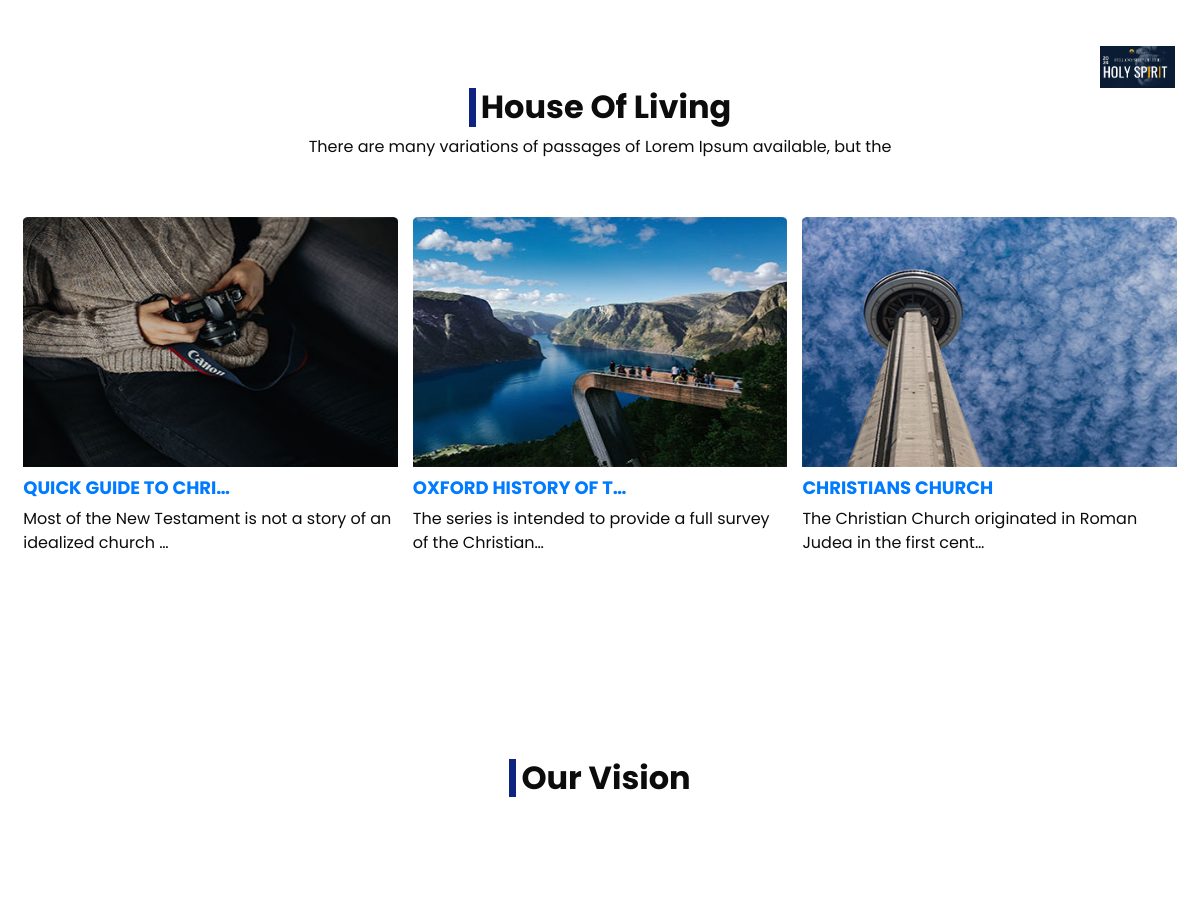
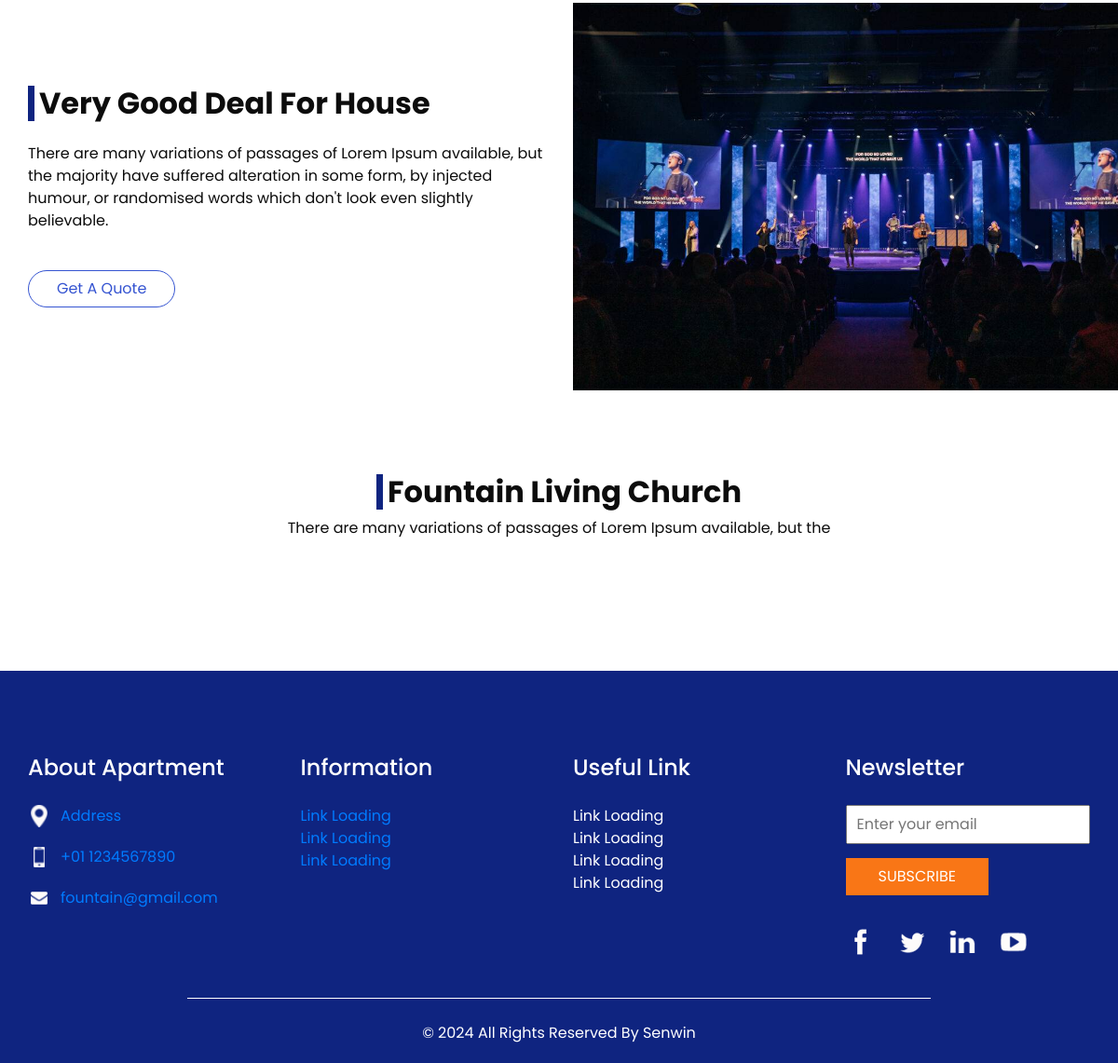
Before: / (lower part) with the older database file (2 pictures, top to bottom).
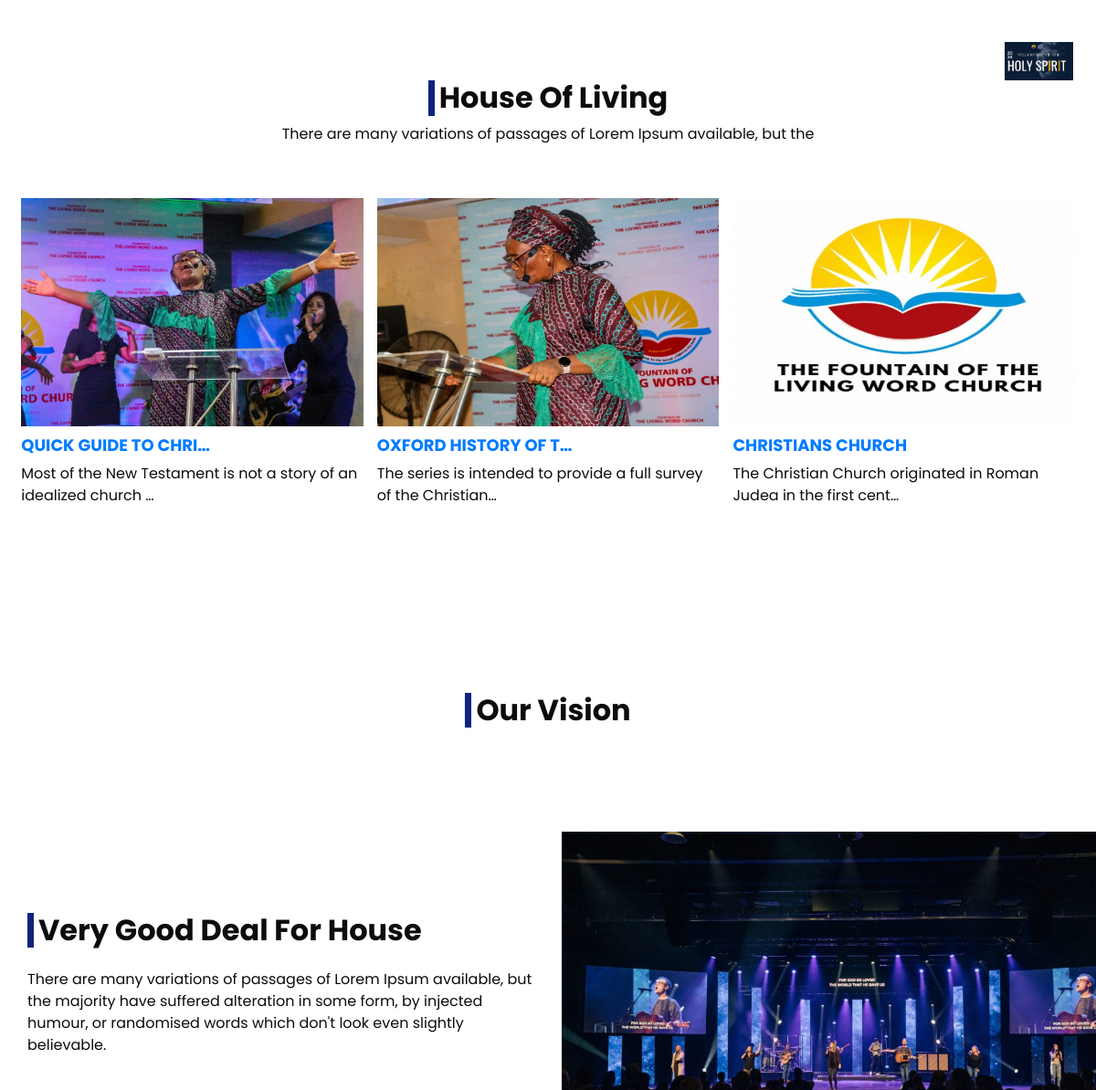
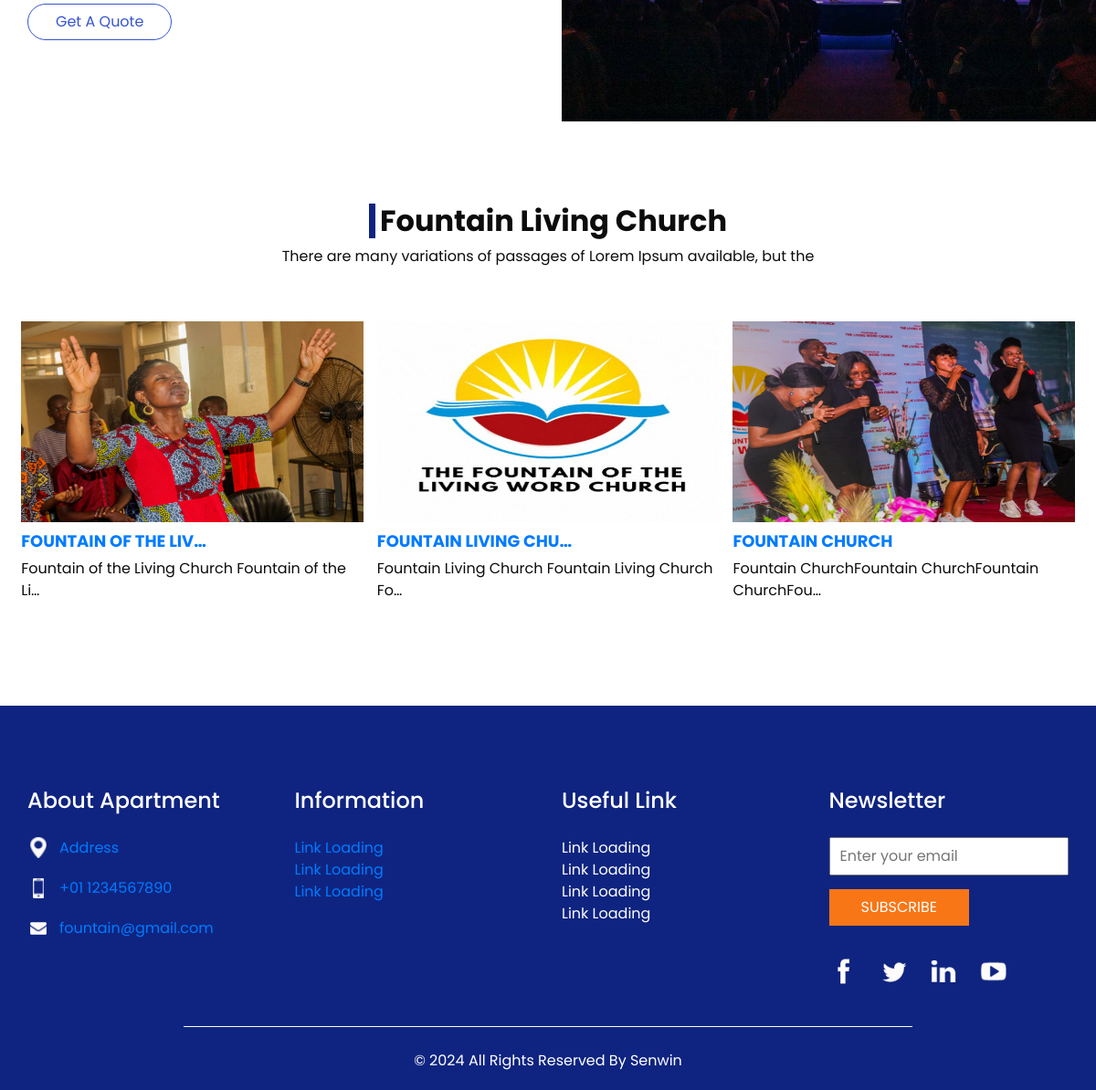
After: the same page with the newer database file (2 pictures, top to bottom).
### fountain/models.py (models this page shows, shortened)
class ChurchActivityModel (models.Model):
    title = models.CharField(max_length=250)
    content = models.TextField()
    img = models.ImageField(upload_to='images/')
    publish_date = models.DateTimeField(auto_now_add=True)
    slug = models.SlugField(max_length=250)
    author = models.ForeignKey(User, on_delete=models.CASCADE)
    class Meta:
        ordering =['-publish_date']

class SecondChurchActivityModel (models.Model):
    title = models.CharField(max_length=250)
    content = models.TextField()
    img = models.ImageField(upload_to='images/')
    publish_date = models.DateTimeField(auto_now_add=True)
    slug = models.SlugField(max_length=250)
    author = models.ForeignKey(User, on_delete=models.CASCADE)
    class Meta:
        ordering =['-publish_date']

### fountain/views.py (the view)
# urls.py: path('', HomeView.as_view(), name="home"),
class HomeView(ListView):
    model = ChurchActivityModel
    template_name = 'fountain/home.html'
    def get_context_data(self, **kwargs):
        context = super().get_context_data(**kwargs)
        context['second_constructions'] = SecondChurchActivityModel.objects.all()
        return context

### templates/fountain/home.html (shortened to what this page needs)
{% extends "base.html" %}
{% load static %}
{% block content %}
  <section class="about_section layout_padding-bottom">
    <div class="square-box">
      <img src="{% static 'images/holy.jpg' %}" alt="">
    </div>
  </section>
  <section class="sale_section layout_padding-bottom">
    <div class="container-fluid">
      <div class="heading_container">
        <h2>
          House Of Living
        </h2>
        <p>
          There are many variations of passages of Lorem Ipsum available, but the
        </p>
      </div>
      <div class="sale_container">
        {% for post in object_list %}
        <div class="box">
          <div class="img-box">
            <a href="{% url 'detail' post.pk %}">
            {% if post.img %}
            <img src="{{ post.img.url }}"height="250px" alt="">
            {% endif %}
            </a>
          </div>
          <a href="{% url 'detail' post.pk %}">
          <div class="detail-box">
            <h6>{{ post.title|truncatechars:20}}</h6>
          </a>
            <p>{{ post.content|truncatechars:65 }}</p>
          </div>
        </div>
        {% endfor %}
  </section>
  <section class="price_section layout_padding">
    <div class="container">
      <div class="heading_container">
        <h2>Our Vision </h2>
      </div>
    </section>
  <section class="deal_section layout_padding-bottom">
    <div class="container">
      <div class="row">
        <div class="col-md-6">
          <div class="detail-box">
            <div class="heading_container">
              <h2>
                Very Good Deal For House
              </h2>
            </div>
            <p>
              There are many variations of passages of Lorem Ipsum available, but the majority have suffered alteration
              in
              some form, by injected humour, or randomised words which don't look even slightly believable.
            </p>
            <a href="">
              Get A Quote
            </a>
          </div>
        </div>
        <div class="col-md-6">
          <div class="img-box">
            <div class="box b1">
              <img src="{% static 'images/hero-bg.jpg' %}" alt="">
            </div>
          </div>
        </div>
      </div>
    </div>
  </section>
   <section class="sale_section layout_padding-bottom">
    <div class="container-fluid">
      <div class="heading_container">
        <h2>
          Fountain Living Church
        </h2>
        <p>
          There are many variations of passages of Lorem Ipsum available, but the
        </p>
      </div>
      <div class="sale_container">
        {% for second_construction in second_constructions %}
        <div class="box">
          <div class="img-box">
            <a href="">
            {% if second_construction.img %}
            <img src="{{ second_construction.img.url }}"height="220px" alt="">
            {% endif %}
            </a>
          </div>
          <div class="detail-box">
            <a href="">
            <h6>{{ second_construction.title|truncatechars:20}}</h6>
            </a>
            <p>{{ second_construction.content|truncatechars:49 }}</p>
          </div>
        </div>
        {% endfor %}
    </div>
  </section>
{% endblock %}

### templates/base.html (shortened to what this page needs)
{% load static %}
<html>
<head>
  <link rel="stylesheet" type="text/css" href="{% static 'css/bootstrap.css' %}" />
  <link href="{% static 'css/style.css' %}" rel="stylesheet" />
  <link href="{% static 'css/responsive.css' %}" rel="stylesheet" />
</head>
<body>
            {% block content %}
             {% endblock %}
  <section class="info_section ">
    <div class="container">
      <div class="row">
        <div class="col-md-3">
          <div class="info_contact">
            <h5>
              About Apartment
            </h5>
            <div>
              <div class="img-box">
                <img src="{% static 'images/location.png' %}" width="18px" alt="">
              </div>
              <a href="">
              <p>
                Address
              </p>
            </a>
            </div>
            <div>
              <div class="img-box">
                <img src="{% static 'images/phone.png' %}" width="12px" alt="">
              </div>
              <a href="">
              <p>
                +01 1234567890
              </p>
            </a>
            </div>
            <div>
              <div class="img-box">
                <img src="{% static 'images/mail.png' %}" width="18px" alt="">
              </div>
              <a href="">
              <p>
                fountain@gmail.com
              </p>
            </a>
            </div>
          </div>
        </div>
        <div class="col-md-3">
          <div class="info_info">
            <h5>
              Information
            </h5>
            <a href="">
              Link Loading
            </a>
          </div>
          <a href="">
            Link Loading
          </a>
          <div>
            <a href="">
              Link Loading
            </a>
          </div>
        </div>
        <div class="col-md-3">
          <div class="info_links">
            <h5>
              Useful Link
            </h5>
            <ul>
              <li>
                <a href="">
                  Link Loading
                </a>
              </li>
              <li>
                <a href="">
                  Link Loading
                </a>
              </li>
              <li>
                <a href="">
                  Link Loading
                </a>
              </li>
              <li>
                <a href="">
                  Link Loading
                </a>
              </li>
            </ul>
          </div>
        </div>
        <div class="col-md-3">
          <div class="info_form ">
            <h5>
              Newsletter
            </h5>
            <form action="">
              <input type="email" placeholder="Enter your email">
              <button>
                Subscribe
              </button>
            </form>
            <div class="social_box">
              <a href="">
                <img src="{% static 'images/fb.png' %}" alt="">
              </a>
              <a href="">
                <img src="{% static 'images/twitter.png' %}" alt="">
              </a>
              <a href="">
                <img src="{% static 'images/linkedin.png' %}" alt="">
              </a>
              <a href="">
                <img src="{% static 'images/youtube.png' %}" alt="">
              </a>
            </div>
          </div>
        </div>
      </div>
    </div>
  </section>
  <section class="container-fluid footer_section ">
    <div class="container">
      <p>
        &copy; <span id="displayYear"></span> All Rights Reserved By
        <a href="https://udsen.pythonanywhere.com/">Senwin</a>
      </p>
    </div>
  </section>
</body>
</html>

### static/css/style.css (style rules this page uses)
body { font-family: 'Poppins', sans-serif; color: #0c0c0c; background-color: #ffffff; }
.layout_padding { padding-top: 90px; padding-bottom: 90px; }
.layout_padding-bottom { padding-bottom: 90px; }
.heading_container { display: -webkit-box; display: -ms-flexbox; display: flex; -webkit-box-orient: vertical; -webkit-box-direction: normal; -ms-flex-direction: column; flex-direction: column; }
.heading_container h2 { padding-left: 5px; position: relative; border-left: 7px solid #0f2480; font-weight: bold; }
a, a:hover, a:focus { text-decoration: none; }
.about_section { position: relative; padding-top: 75px; }
.about_section .square-box { position: absolute; right: 25px; bottom: 0; width: 75px; }
.about_section .square-box img { width: 100%; }
.sale_section .heading_container { -webkit-box-align: center; -ms-flex-align: center; align-items: center; margin-bottom: 35px; }
.sale_section .sale_container { display: -webkit-box; display: -ms-flexbox; display: flex; -webkit-box-pack: center; -ms-flex-pack: center; justify-content: center; -ms-flex-wrap: wrap; flex-wrap: wrap; }
.sale_section .sale_container .box { -ms-flex-preferred-size: 32%; flex-basis: 32%; margin: .65%; }
.sale_section .sale_container .box .img-box img { width: 100%; }
.sale_section .sale_container .box .detail-box { margin-top: 10px; }
.sale_section .sale_container .box .detail-box h6 { text-transform: uppercase; font-weight: bold; font-size: 18px; }
.price_section .heading_container { -webkit-box-align: center; -ms-flex-align: center; align-items: center; }
.deal_section { overflow-x: hidden; }
.deal_section .row { -webkit-box-align: center; -ms-flex-align: center; align-items: center; }
.deal_section .detail-box p { margin-top: 15px; }
.deal_section .detail-box a { display: inline-block; padding: 7px 30px; background-color: transparent; color: #3554d1; -webkit-transition: all 0.3s; transition: all 0.3s; border: 1px solid #3554d1; border-radius: 25px; margin-top: 25px; }
.deal_section .img-box { display: -webkit-box; display: -ms-flexbox; display: flex; -webkit-box-align: center; -ms-flex-align: center; align-items: center; width: 115%; }
.deal_section .img-box .box.b1 { margin-right: 15px; }
.deal_section .img-box img { max-width: 100%; }
.info_section { background-color: #0f2480; color: #ffffff; padding: 90px 0 45px 0; }
.info_section h5 { margin-bottom: 25px; font-size: 24px; }
.info_section .info_links ul { padding: 0; }
.info_section .info_links ul li { list-style-type: none; }
.info_section .info_links ul li a { color: #ffffff; }
.info_section .info_contact .img-box { width: 35px; display: -webkit-box; display: -ms-flexbox; display: flex; -webkit-box-pack: center; -ms-flex-pack: center; justify-content: center; }
.info_section .info_contact p { margin: 0; }
.info_section .info_contact > div { display: -webkit-box; display: -ms-flexbox; display: flex; -webkit-box-align: center; -ms-flex-align: center; align-items: center; margin: 20px 0; }
.info_section .info_contact > div img { height: auto; margin-right: 12px; }
.info_section .info_form form input { outline: none; width: 100%; padding: 7px 10px; }
.info_section .info_form form button { padding: 8px 35px; outline: none; border: none; color: #ffffff; background: #f97616; margin-top: 15px; text-transform: uppercase; }
.info_section .info_form .social_box { margin-top: 35px; width: 100%; display: -webkit-box; display: -ms-flexbox; display: flex; }
.info_section .info_form .social_box a { margin-right: 25px; }
.footer_section { background-color: #0f2480; }
.footer_section p { border-top: 1px solid #ffffff; color: #ffffff; margin: 0; width: 70%; padding: 25px 0 20px 0; margin: 0 auto; text-align: center; }
.footer_section a { color: #ffffff; }

### static/css/responsive.css (style rules this page uses)
@media (min-width: 1200px) { .container { max-width: 1170px; } }

Changed rows visible on the page:
changed ChurchActivityModel "QUICK GUIDE TO CHRI…": img: a different picture
changed ChurchActivityModel "OXFORD HISTORY OF T…": img: a different picture
changed ChurchActivityModel "CHRISTIANS CHURCH": img: a different picture
added SecondChurchActivityModel: img (picture), title "FOUNTAIN OF THE LIV…", content "Fountain of the Living Church Fountain of the Li…"
added SecondChurchActivityModel: img (picture), title "FOUNTAIN LIVING CHU…", content "Fountain Living Church Fountain Living Church Fo…"
added SecondChurchActivityModel: img (picture), title "FOUNTAIN CHURCH", content "Fountain ChurchFountain ChurchFountain ChurchFou…"
